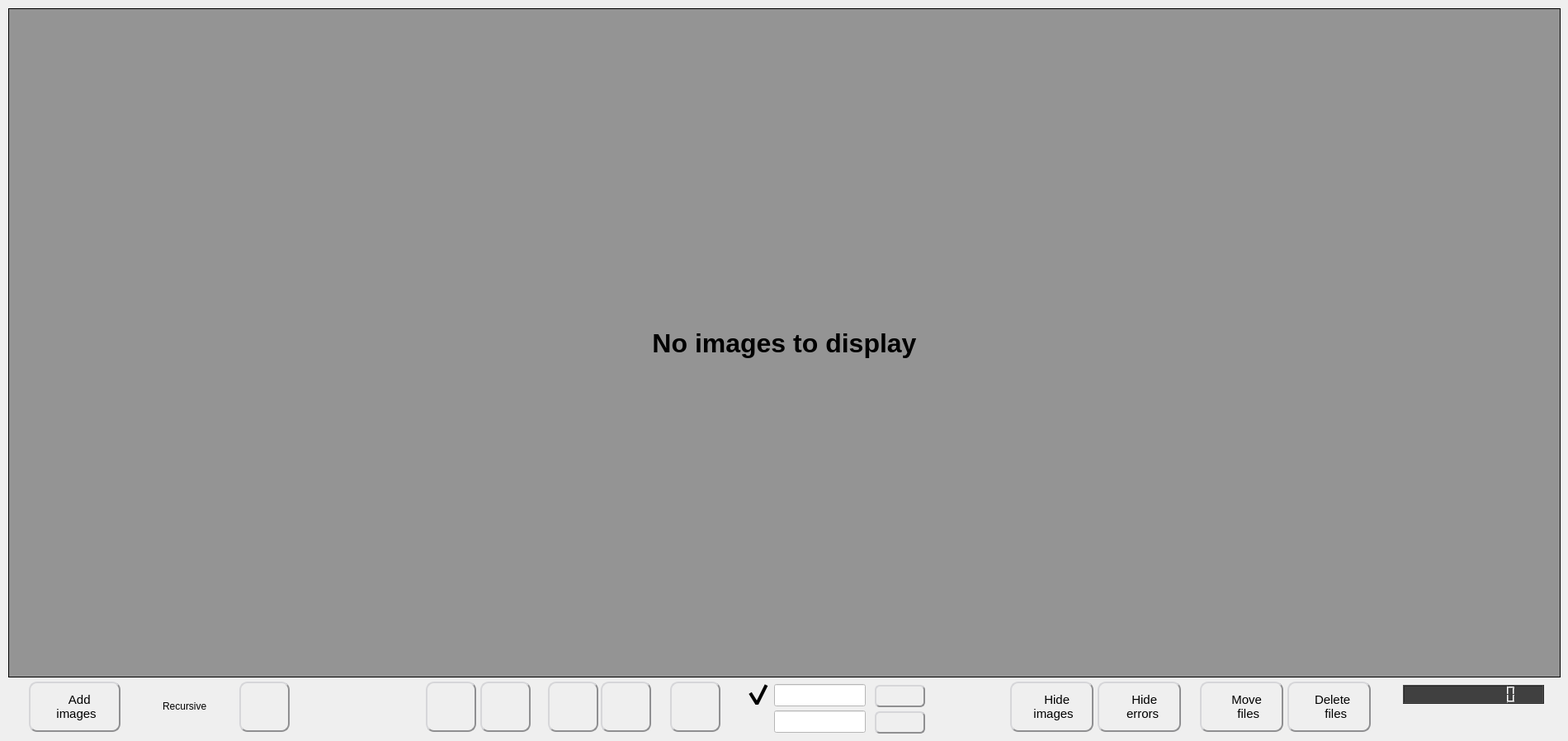
    <widget class="QWidget" name="tab_images">
     <attribute name="icon">
      <iconset resource="resources.qrc">
       <normaloff>:/icons/image.png</normaloff>:/icons/image.png</iconset>
     </attribute>
     <attribute name="title">
      <string>Images</string>
     </attribute>
     <widget class="QCheckBox" name="checkBox_recursive">
      <property name="geometry">
       <rect>
        <x>160</x>
        <y>840</y>
        <width>101</width>
        <height>31</height>
       </rect>
      </property>
      <property name="whatsThis">
       <string>If you check this checkbox, folders can be explored recursively for images.</string>
      </property>
      <property name="styleSheet">
       <string notr="true">QCheckBox {
    spacing: 5px;
	background: transparent;
}

QCheckBox::indicator {
    width: 32px;
    height: 32px;
}

QCheckBox::indicator:checked:disabled {
    image: url(:/icons/checkbox-disabled.png);
}

QCheckBox::indicator:unchecked:disabled {
    image: url(:/icons/checkbox-disabled.png);
}

QCheckBox::indicator:unchecked {
    image: url(:/icons/checkbox-unchecked.png);
}

QCheckBox::indicator:unchecked:hover {
    image: url(:/icons/checkbox-unchecked-hover.png);
}

QCheckBox::indicator:unchecked:pressed {
    image: url(:/icons/checkbox-unchecked-pressed.png);
}

QCheckBox::indicator:checked {
    image: url(:/icons/checkbox-checked.png);
}

QCheckBox::indicator:checked:hover {
    image: url(:/icons/checkbox-checked-hover.png);
}

QCheckBox::indicator:checked:pressed {
    image: url(:/icons/checkbox-checked-pressed.png);
}</string>
      </property>
      <property name="text">
       <string>Recursive</string>
      </property>
      <property name="checked">
       <bool>false</bool>
      </property>
     </widget>
     <widget class="QPushButton" name="button_add_images">
      <property name="geometry">
       <rect>
        <x>35</x>
        <y>826</y>
        <width>111</width>
        <height>61</height>
       </rect>
      </property>
      <property name="font">
       <font>
        <pointsize>11</pointsize>
       </font>
      </property>
      <property name="cursor">
       <cursorShape>PointingHandCursor</cursorShape>
      </property>
      <property name="focusPolicy">
       <enum>Qt::NoFocus</enum>
      </property>
      <property name="toolTip">
       <string/>
      </property>
      <property name="whatsThis">
       <string>Load all images in a folder.
By checking the checkbox near this button, folders can be explored recursively.
You can successively add several folders...</string>
      </property>
      <property name="styleSheet">
       <string notr="true">QPushButton {
	background: qlineargradient(x1: 0, y1: 0, x2: 0, y2: 1,
                                      stop: 0 #FFFFFF, stop: 1 #E0E0E0);
	border-radius: 10px;
	border: 2px outset #8f8f91;
	color rgb(0,0,0);
}
QPushButton:pressed {
	border: 2px inset #8f8f91;
}
QToolTip {
    border:2px solid black;
	padding:5px;
	background-color:rgb(64,64,64);
	color:white;
	font-size: 14px;
}</string>
      </property>
      <property name="text">
       <string>   Add
 images</string>
      </property>
      <property name="icon">
       <iconset resource="resources.qrc">
        <normaloff>:/icons/image-add.png</normaloff>:/icons/image-add.png</iconset>
      </property>
      <property name="iconSize">
       <size>
        <width>32</width>
        <height>32</height>
       </size>
      </property>
     </widget>
     <widget class="QListWidget" name="listWidget_image_list">
      <property name="geometry">
       <rect>
        <x>10</x>
        <y>10</y>
        <width>1881</width>
        <height>811</height>
       </rect>
      </property>
      <property name="mouseTracking">
       <bool>false</bool>
      </property>
      <property name="styleSheet">
       <string notr="true">QListWidget
{
border : 1px solid black;
background: rgb(148,148,148);
padding: 5px;
}
QListView::item:selected
{
border : 1px solid black;
color: black;
background : cyan;
}
/*QListView::item:hover {
     border : 2px solid black;
 }*/
/*QListView::indicator {
border: 1px solid black;
background: white;
width: 30px;
height: 30px;
}
QListView::indicator:checked {
border: 1px solid black;
background: red;
width: 20px;
height: 20px;
}*/

/*QListWidget::indicator {
    width: 32px;
    height: 32px;
	 image: url(:/icons/checkbox-unchecked.png);
}*/</string>
      </property>
      <property name="autoScroll">
       <bool>false</bool>
      </property>
      <property name="editTriggers">
       <set>QAbstractItemView::NoEditTriggers</set>
      </property>
      <property name="showDropIndicator" stdset="0">
       <bool>false</bool>
      </property>
      <property name="selectionMode">
       <enum>QAbstractItemView::ExtendedSelection</enum>
      </property>
      <property name="iconSize">
       <size>
        <width>180</width>
        <height>180</height>
       </size>
      </property>
      <property name="verticalScrollMode">
       <enum>QAbstractItemView::ScrollPerItem</enum>
      </property>
      <property name="horizontalScrollMode">
       <enum>QAbstractItemView::ScrollPerItem</enum>
      </property>
      <property name="movement">
       <enum>QListView::Static</enum>
      </property>
      <property name="flow">
       <enum>QListView::LeftToRight</enum>
      </property>
      <property name="resizeMode">
       <enum>QListView::Fixed</enum>
      </property>
      <property name="layoutMode">
       <enum>QListView::Batched</enum>
      </property>
      <property name="spacing">
       <number>0</number>
      </property>
      <property name="gridSize">
       <size>
        <width>230</width>
        <height>250</height>
       </size>
      </property>
      <property name="viewMode">
       <enum>QListView::IconMode</enum>
      </property>
      <property name="modelColumn">
       <number>0</number>
      </property>
      <property name="uniformItemSizes">
       <bool>false</bool>
      </property>
      <property name="wordWrap">
       <bool>true</bool>
      </property>
      <property name="itemAlignment">
       <set>Qt::AlignBaseline|Qt::AlignHCenter|Qt::AlignLeading|Qt::AlignLeft</set>
      </property>
     </widget>
     <widget class="QPushButton" name="button_images_hide">
      <property name="geometry">
       <rect>
        <x>1224</x>
        <y>826</y>
        <width>101</width>
        <height>61</height>
       </rect>
      </property>
      <property name="font">
       <font>
        <pointsize>11</pointsize>
       </font>
      </property>
      <property name="cursor">
       <cursorShape>PointingHandCursor</cursorShape>
      </property>
      <property name="focusPolicy">
       <enum>Qt::NoFocus</enum>
      </property>
      <property name="toolTip">
       <string/>
      </property>
      <property name="whatsThis">
       <string>Hide all checked images.
They won't appear until you add them again.</string>
      </property>
      <property name="styleSheet">
       <string notr="true">QPushButton {
	background: qlineargradient(x1: 0, y1: 0, x2: 0, y2: 1,
                                      stop: 0 #FFFFFF, stop: 1 #E0E0E0);
	border-radius: 10px;
	border: 2px outset #8f8f91;
	color rgb(0,0,0);
}
QPushButton:pressed {
	border: 2px inset #8f8f91;
}
QToolTip {
    border:2px solid black;
	padding:5px;
	background-color:rgb(64,64,64);
	color:white;
	font-size: 14px;
}</string>
      </property>
      <property name="text">
       <string>   Hide
 images</string>
      </property>
      <property name="icon">
       <iconset resource="resources.qrc">
        <normaloff>:/icons/hide.png</normaloff>:/icons/hide.png</iconset>
      </property>
      <property name="iconSize">
       <size>
        <width>32</width>
        <height>32</height>
       </size>
      </property>
     </widget>
     <widget class="QLCDNumber" name="lcdNumber_nb_images">
      <property name="geometry">
       <rect>
        <x>1700</x>
        <y>830</y>
        <width>171</width>
        <height>23</height>
       </rect>
      </property>
      <property name="whatsThis">
       <string>Indicates how many images are in the images list.</string>
      </property>
      <property name="styleSheet">
       <string notr="true">QLCDNumber{ 
    background-color: rgb(64, 64,64);
}</string>
      </property>
      <property name="digitCount">
       <number>10</number>
      </property>
     </widget>
     <widget class="QPushButton" name="button_images_uncheck_all">
      <property name="geometry">
       <rect>
        <x>582</x>
        <y>826</y>
        <width>61</width>
        <height>61</height>
       </rect>
      </property>
      <property name="font">
       <font>
        <pointsize>11</pointsize>
       </font>
      </property>
      <property name="cursor">
       <cursorShape>PointingHandCursor</cursorShape>
      </property>
      <property name="focusPolicy">
       <enum>Qt::NoFocus</enum>
      </property>
      <property name="toolTip">
       <string/>
      </property>
      <property name="whatsThis">
       <string>Uncheck all the images.</string>
      </property>
      <property name="styleSheet">
       <string notr="true">QPushButton {
	background: qlineargradient(x1: 0, y1: 0, x2: 0, y2: 1,
                                      stop: 0 #FFFFFF, stop: 1 #E0E0E0);
	border-radius: 10px;
	border: 2px outset #8f8f91;
	color rgb(0,0,0);
}
QPushButton:pressed {
	border: 2px inset #8f8f91;
}
QToolTip {
    border:2px solid black;
	padding:5px;
	background-color:rgb(64,64,64);
	color:white;
	font-size: 14px;
}</string>
      </property>
      <property name="text">
       <string/>
      </property>
      <property name="icon">
       <iconset resource="resources.qrc">
        <normaloff>:/icons/check-none.png</normaloff>:/icons/check-none.png</iconset>
      </property>
      <property name="iconSize">
       <size>
        <width>48</width>
        <height>48</height>
       </size>
      </property>
     </widget>
     <widget class="QPushButton" name="button_images_check_invert">
      <property name="geometry">
       <rect>
        <x>812</x>
        <y>826</y>
        <width>61</width>
        <height>61</height>
       </rect>
      </property>
      <property name="font">
       <font>
        <pointsize>11</pointsize>
       </font>
      </property>
      <property name="cursor">
       <cursorShape>PointingHandCursor</cursorShape>
      </property>
      <property name="focusPolicy">
       <enum>Qt::NoFocus</enum>
      </property>
      <property name="toolTip">
       <string/>
      </property>
      <property name="whatsThis">
       <string>Invert the checked items.</string>
      </property>
      <property name="styleSheet">
       <string notr="true">QPushButton {
	background: qlineargradient(x1: 0, y1: 0, x2: 0, y2: 1,
                                      stop: 0 #FFFFFF, stop: 1 #E0E0E0);
	border-radius: 10px;
	border: 2px outset #8f8f91;
	color rgb(0,0,0);
}
QPushButton:pressed {
	border: 2px inset #8f8f91;
}
QToolTip {
    border:2px solid black;
	padding:5px;
	background-color:rgb(64,64,64);
	color:white;
	font-size: 14px;
}</string>
      </property>
      <property name="text">
       <string/>
      </property>
      <property name="icon">
       <iconset resource="resources.qrc">
        <normaloff>:/icons/invert.png</normaloff>:/icons/invert.png</iconset>
      </property>
      <property name="iconSize">
       <size>
        <width>48</width>
        <height>48</height>
       </size>
      </property>
     </widget>
     <widget class="QPushButton" name="button_images_check_all">
      <property name="geometry">
       <rect>
        <x>516</x>
        <y>826</y>
        <width>61</width>
        <height>61</height>
       </rect>
      </property>
      <property name="font">
       <font>
        <pointsize>11</pointsize>
       </font>
      </property>
      <property name="cursor">
       <cursorShape>PointingHandCursor</cursorShape>
      </property>
      <property name="focusPolicy">
       <enum>Qt::NoFocus</enum>
      </property>
      <property name="toolTip">
       <string/>
      </property>
      <property name="whatsThis">
       <string>Check all the images.</string>
      </property>
      <property name="styleSheet">
       <string notr="true">QPushButton {
	background: qlineargradient(x1: 0, y1: 0, x2: 0, y2: 1,
                                      stop: 0 #FFFFFF, stop: 1 #E0E0E0);
	border-radius: 10px;
	border: 2px outset #8f8f91;
	color rgb(0,0,0);
}
QPushButton:pressed {
	border: 2px inset #8f8f91;
}
QToolTip {
    border:2px solid black;
	padding:5px;
	background-color:rgb(64,64,64);
	color:white;
	font-size: 14px;
}</string>
      </property>
      <property name="text">
       <string/>
      </property>
      <property name="icon">
       <iconset resource="resources.qrc">
        <normaloff>:/icons/check-all.png</normaloff>:/icons/check-all.png</iconset>
      </property>
      <property name="iconSize">
       <size>
        <width>48</width>
        <height>48</height>
       </size>
      </property>
     </widget>
     <widget class="QLineEdit" name="lineEdit_images_check_text">
      <property name="geometry">
       <rect>
        <x>938</x>
        <y>829</y>
        <width>111</width>
        <height>27</height>
       </rect>
      </property>
      <property name="whatsThis">
       <string>Use this element to enter something to search in the full images' path.
Use the button near it to launch the search.
Use the checkbox close to the text field to check all corresponding items, and uncheck it to uncheck all found items.
Tip: searching in the full image path enables you to check/uncheck all the images in a specific folder</string>
      </property>
      <property name="styleSheet">
       <string notr="true">background: white;</string>
      </property>
     </widget>
     <widget class="QPushButton" name="button_images_check_text">
      <property name="geometry">
       <rect>
        <x>1060</x>
        <y>830</y>
        <width>61</width>
        <height>27</height>
       </rect>
      </property>
      <property name="font">
       <font>
        <pointsize>11</pointsize>
       </font>
      </property>
      <property name="cursor">
       <cursorShape>PointingHandCursor</cursorShape>
      </property>
      <property name="focusPolicy">
       <enum>Qt::NoFocus</enum>
      </property>
      <property name="toolTip">
       <string/>
      </property>
      <property name="whatsThis">
       <string>Use this button to use text search.
It will check/uncheck all corresponding items in the full path of the image.</string>
      </property>
      <property name="styleSheet">
       <string notr="true">QPushButton {
	background: qlineargradient(x1: 0, y1: 0, x2: 0, y2: 1,
                                      stop: 0 #FFFFFF, stop: 1 #E0E0E0);
	border-radius: 6px;
	border: 2px outset #8f8f91;
	color rgb(0,0,0);
}
QPushButton:pressed {
	border: 2px inset #8f8f91;
}
QToolTip {
    border:2px solid black;
	padding:5px;
	background-color:rgb(64,64,64);
	color:white;
	font-size: 14px;
}</string>
      </property>
      <property name="text">
       <string/>
      </property>
      <property name="icon">
       <iconset resource="resources.qrc">
        <normaloff>:/icons/compute.png</normaloff>:/icons/compute.png</iconset>
      </property>
      <property name="iconSize">
       <size>
        <width>20</width>
        <height>20</height>
       </size>
      </property>
     </widget>
     <widget class="QPushButton" name="button_images_delete">
      <property name="geometry">
       <rect>
        <x>1560</x>
        <y>826</y>
        <width>101</width>
        <height>61</height>
       </rect>
      </property>
      <property name="font">
       <font>
        <pointsize>11</pointsize>
       </font>
      </property>
      <property name="cursor">
       <cursorShape>PointingHandCursor</cursorShape>
      </property>
      <property name="focusPolicy">
       <enum>Qt::NoFocus</enum>
      </property>
      <property name="toolTip">
       <string/>
      </property>
      <property name="whatsThis">
       <string>Use this button to delete some checked images files.
If your system supports it, they will be moved to the trash bin, if not they will be permanently deleted.</string>
      </property>
      <property name="styleSheet">
       <string notr="true">QPushButton {
	background: qlineargradient(x1: 0, y1: 0, x2: 0, y2: 1,
                                      stop: 0 #FFFFFF, stop: 1 #E0E0E0);
	border-radius: 10px;
	border: 2px outset #8f8f91;
	color rgb(0,0,0);
}
QPushButton:pressed {
	border: 2px inset #8f8f91;
}
QToolTip {
    border:2px solid black;
	padding:5px;
	background-color:rgb(64,64,64);
	color:white;
	font-size: 14px;
}</string>
      </property>
      <property name="text">
       <string>  Delete
    files</string>
      </property>
      <property name="icon">
       <iconset resource="resources.qrc">
        <normaloff>:/icons/delete.png</normaloff>:/icons/delete.png</iconset>
      </property>
      <property name="iconSize">
       <size>
        <width>36</width>
        <height>36</height>
       </size>
      </property>
     </widget>
     <widget class="QCheckBox" name="checkBox_images">
      <property name="geometry">
       <rect>
        <x>902</x>
        <y>827</y>
        <width>31</width>
        <height>31</height>
       </rect>
      </property>
      <property name="whatsThis">
       <string>Use this checkbox to indicate if you want to check or uncheck images using the text search.</string>
      </property>
      <property name="styleSheet">
       <string notr="true">QCheckBox {
    spacing: 5px;
	background: transparent;
}

QCheckBox::indicator {
    width: 32px;
    height: 32px;
}

QCheckBox::indicator:checked:disabled {
    image: url(:/icons/checkbox-disabled.png);
}

QCheckBox::indicator:unchecked:disabled {
    image: url(:/icons/checkbox-disabled.png);
}

QCheckBox::indicator:unchecked {
    image: url(:/icons/checkbox-unchecked.png);
}

QCheckBox::indicator:unchecked:hover {
    image: url(:/icons/checkbox-unchecked-hover.png);
}

QCheckBox::indicator:unchecked:pressed {
    image: url(:/icons/checkbox-unchecked-pressed.png);
}

QCheckBox::indicator:checked {
    image: url(:/icons/checkbox-checked.png);
}

QCheckBox::indicator:checked:hover {
    image: url(:/icons/checkbox-checked-hover.png);
}

QCheckBox::indicator:checked:pressed {
    image: url(:/icons/checkbox-checked-pressed.png);
}</string>
      </property>
      <property name="text">
       <string/>
      </property>
      <property name="checked">
       <bool>true</bool>
      </property>
     </widget>
     <widget class="QLabel" name="label_no_images">
      <property name="geometry">
       <rect>
        <x>20</x>
        <y>20</y>
        <width>1861</width>
        <height>791</height>
       </rect>
      </property>
      <property name="font">
       <font>
        <pointsize>24</pointsize>
        <weight>75</weight>
        <bold>true</bold>
       </font>
      </property>
      <property name="styleSheet">
       <string notr="true">background: transparent;</string>
      </property>
      <property name="text">
       <string>No images to display</string>
      </property>
      <property name="alignment">
       <set>Qt::AlignCenter</set>
      </property>
     </widget>
     <widget class="QPushButton" name="button_images_clear">
      <property name="geometry">
       <rect>
        <x>290</x>
        <y>826</y>
        <width>61</width>
        <height>61</height>
       </rect>
      </property>
      <property name="font">
       <font>
        <pointsize>11</pointsize>
       </font>
      </property>
      <property name="cursor">
       <cursorShape>PointingHandCursor</cursorShape>
      </property>
      <property name="focusPolicy">
       <enum>Qt::NoFocus</enum>
      </property>
      <property name="toolTip">
       <string/>
      </property>
      <property name="whatsThis">
       <string>Clear the images list.
It also clears the Duplicates list, and enables some elemnts in the Options tab.</string>
      </property>
      <property name="styleSheet">
       <string notr="true">QPushButton {
	background: qlineargradient(x1: 0, y1: 0, x2: 0, y2: 1,
                                      stop: 0 #FFFFFF, stop: 1 #E0E0E0);
	border-radius: 10px;
	border: 2px outset #8f8f91;
	color rgb(0,0,0);
}
QPushButton:pressed {
	border: 2px inset #8f8f91;
}
QToolTip {
    border:2px solid black;
	padding:5px;
	background-color:rgb(64,64,64);
	color:white;
	font-size: 14px;
}</string>
      </property>
      <property name="text">
       <string/>
      </property>
      <property name="icon">
       <iconset resource="resources.qrc">
        <normaloff>:/icons/clear.png</normaloff>:/icons/clear.png</iconset>
      </property>
      <property name="iconSize">
       <size>
        <width>48</width>
        <height>48</height>
       </size>
      </property>
     </widget>
     <widget class="QPushButton" name="button_images_check_all_selected">
      <property name="geometry">
       <rect>
        <x>664</x>
        <y>826</y>
        <width>61</width>
        <height>61</height>
       </rect>
      </property>
      <property name="font">
       <font>
        <pointsize>11</pointsize>
       </font>
      </property>
      <property name="cursor">
       <cursorShape>PointingHandCursor</cursorShape>
      </property>
      <property name="focusPolicy">
       <enum>Qt::NoFocus</enum>
      </property>
      <property name="toolTip">
       <string/>
      </property>
      <property name="whatsThis">
       <string>Check only images that are selected.</string>
      </property>
      <property name="styleSheet">
       <string notr="true">QPushButton {
	background: qlineargradient(x1: 0, y1: 0, x2: 0, y2: 1,
                                      stop: 0 #FFFFFF, stop: 1 #E0E0E0);
	border-radius: 10px;
	border: 2px outset #8f8f91;
	color rgb(0,0,0);
}
QPushButton:pressed {
	border: 2px inset #8f8f91;
}
QToolTip {
    border:2px solid black;
	padding:5px;
	background-color:rgb(64,64,64);
	color:white;
	font-size: 14px;
}</string>
      </property>
      <property name="text">
       <string/>
      </property>
      <property name="icon">
       <iconset resource="resources.qrc">
        <normaloff>:/icons/check-all-selected.png</normaloff>:/icons/check-all-selected.png</iconset>
      </property>
      <property name="iconSize">
       <size>
        <width>48</width>
        <height>48</height>
       </size>
      </property>
     </widget>
     <widget class="QPushButton" name="button_images_uncheck_all_selected">
      <property name="geometry">
       <rect>
        <x>728</x>
        <y>826</y>
        <width>61</width>
        <height>61</height>
       </rect>
      </property>
      <property name="font">
       <font>
        <pointsize>11</pointsize>
       </font>
      </property>
      <property name="cursor">
       <cursorShape>PointingHandCursor</cursorShape>
      </property>
      <property name="focusPolicy">
       <enum>Qt::NoFocus</enum>
      </property>
      <property name="toolTip">
       <string/>
      </property>
      <property name="whatsThis">
       <string>Uncheck only images that are selected.</string>
      </property>
      <property name="styleSheet">
       <string notr="true">QPushButton {
	background: qlineargradient(x1: 0, y1: 0, x2: 0, y2: 1,
                                      stop: 0 #FFFFFF, stop: 1 #E0E0E0);
	border-radius: 10px;
	border: 2px outset #8f8f91;
	color rgb(0,0,0);
}
QPushButton:pressed {
	border: 2px inset #8f8f91;
}
QToolTip {
    border:2px solid black;
	padding:5px;
	background-color:rgb(64,64,64);
	color:white;
	font-size: 14px;
}</string>
      </property>
      <property name="text">
       <string/>
      </property>
      <property name="icon">
       <iconset resource="resources.qrc">
        <normaloff>:/icons/check-none-selected.png</normaloff>:/icons/check-none-selected.png</iconset>
      </property>
      <property name="iconSize">
       <size>
        <width>48</width>
        <height>48</height>
       </size>
      </property>
     </widget>
     <widget class="QPushButton" name="button_images_hide_error">
      <property name="geometry">
       <rect>
        <x>1330</x>
        <y>826</y>
        <width>101</width>
        <height>61</height>
       </rect>
      </property>
      <property name="font">
       <font>
        <pointsize>11</pointsize>
       </font>
      </property>
      <property name="cursor">
       <cursorShape>PointingHandCursor</cursorShape>
      </property>
      <property name="focusPolicy">
       <enum>Qt::NoFocus</enum>
      </property>
      <property name="toolTip">
       <string/>
      </property>
      <property name="whatsThis">
       <string>Sometimes some images won't be read successfully: they are identified with an &quot;error&quot; thumbnail.
Using this button enables you to hide the error. It's just cosmetic as they won't be used anyway in duplicates tests.</string>
      </property>
      <property name="styleSheet">
       <string notr="true">QPushButton {
	background: qlineargradient(x1: 0, y1: 0, x2: 0, y2: 1,
                                      stop: 0 #FFFFFF, stop: 1 #E0E0E0);
	border-radius: 10px;
	border: 2px outset #8f8f91;
	color rgb(0,0,0);
}
QPushButton:pressed {
	border: 2px inset #8f8f91;
}
QToolTip {
    border:2px solid black;
	padding:5px;
	background-color:rgb(64,64,64);
	color:white;
	font-size: 14px;
}</string>
      </property>
      <property name="text">
       <string>   Hide
  errors</string>
      </property>
      <property name="icon">
       <iconset resource="resources.qrc">
        <normaloff>:/icons/image-error.png</normaloff>:/icons/image-error.png</iconset>
      </property>
      <property name="iconSize">
       <size>
        <width>32</width>
        <height>32</height>
       </size>
      </property>
     </widget>
     <widget class="QLineEdit" name="lineEdit_images_check_text_dnn">
      <property name="geometry">
       <rect>
        <x>938</x>
        <y>861</y>
        <width>111</width>
        <height>27</height>
       </rect>
      </property>
      <property name="whatsThis">
       <string>Use this element to enter something to search in the images' classes found with the DNN model.
Use the button near it to launch the search.
Use the checkbox close to the text field to check all corresponding items, and uncheck it to uncheck all found items.
Tip: try precise words first, then generic ones if needed</string>
      </property>
      <property name="styleSheet">
       <string notr="true">background: white;</string>
      </property>
     </widget>
     <widget class="QPushButton" name="button_images_check_text_dnn">
      <property name="geometry">
       <rect>
        <x>1060</x>
        <y>862</y>
        <width>61</width>
        <height>27</height>
       </rect>
      </property>
      <property name="font">
       <font>
        <pointsize>11</pointsize>
       </font>
      </property>
      <property name="cursor">
       <cursorShape>PointingHandCursor</cursorShape>
      </property>
      <property name="focusPolicy">
       <enum>Qt::NoFocus</enum>
      </property>
      <property name="toolTip">
       <string/>
      </property>
      <property name="whatsThis">
       <string>Use this button to use text search in DNN classes.
It will check/uncheck all corresponding items.
Keep in mind that an AI will never be perfect, there will sometimes be mistakes.</string>
      </property>
      <property name="styleSheet">
       <string notr="true">QPushButton {
	background: qlineargradient(x1: 0, y1: 0, x2: 0, y2: 1,
                                      stop: 0 #FFFFFF, stop: 1 #E0E0E0);
	border-radius: 6px;
	border: 2px outset #8f8f91;
	color rgb(0,0,0);
}
QPushButton:pressed {
	border: 2px inset #8f8f91;
}
QToolTip {
    border:2px solid black;
	padding:5px;
	background-color:rgb(64,64,64);
	color:white;
	font-size: 14px;
}</string>
      </property>
      <property name="text">
       <string/>
      </property>
      <property name="icon">
       <iconset resource="resources.qrc">
        <normaloff>:/icons/dnn.png</normaloff>:/icons/dnn.png</iconset>
      </property>
      <property name="iconSize">
       <size>
        <width>20</width>
        <height>20</height>
       </size>
      </property>
     </widget>
     <widget class="QPushButton" name="button_images_move">
      <property name="geometry">
       <rect>
        <x>1454</x>
        <y>826</y>
        <width>101</width>
        <height>61</height>
       </rect>
      </property>
      <property name="font">
       <font>
        <pointsize>11</pointsize>
       </font>
      </property>
      <property name="cursor">
       <cursorShape>PointingHandCursor</cursorShape>
      </property>
      <property name="focusPolicy">
       <enum>Qt::NoFocus</enum>
      </property>
      <property name="toolTip">
       <string/>
      </property>
      <property name="whatsThis">
       <string>Move all checked images to another folder.</string>
      </property>
      <property name="styleSheet">
       <string notr="true">QPushButton {
	background: qlineargradient(x1: 0, y1: 0, x2: 0, y2: 1,
                                      stop: 0 #FFFFFF, stop: 1 #E0E0E0);
	border-radius: 10px;
	border: 2px outset #8f8f91;
	color rgb(0,0,0);
}
QPushButton:pressed {
	border: 2px inset #8f8f91;
}
QToolTip {
    border:2px solid black;
	padding:5px;
	background-color:rgb(64,64,64);
	color:white;
	font-size: 14px;
}</string>
      </property>
      <property name="text">
       <string>   Move
    files</string>
      </property>
      <property name="icon">
       <iconset resource="resources.qrc">
        <normaloff>:/icons/file-move.png</normaloff>:/icons/file-move.png</iconset>
      </property>
      <property name="iconSize">
       <size>
        <width>36</width>
        <height>36</height>
       </size>
      </property>
     </widget>
    </widget>
